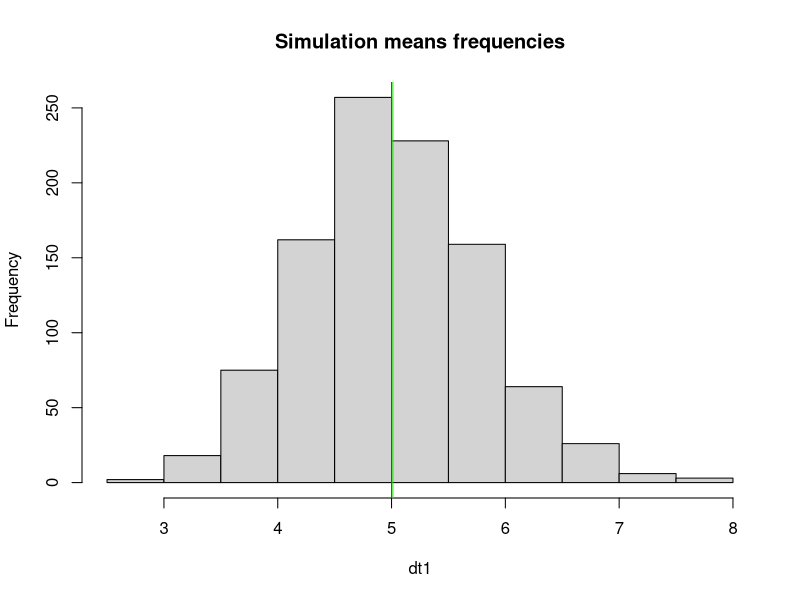
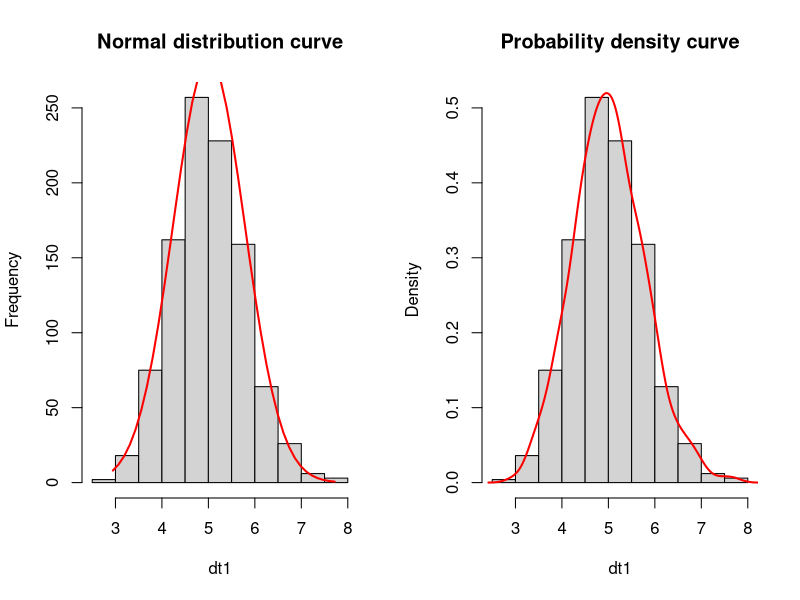

These charts were generated, in order, by the following R code:
## ---- chunk 1
lambda <- 0.2
## ---- chunk 2
set.seed(123)
dt1 <- replicate(1000, mean(rexp(40, lambda)))
class(dt1)
## ---- chunk 3
s_mean <- mean(dt1)
th_mean <- 1/lambda
s_mean
th_mean
## ---- chunk 4
hist(dt1, main = "Simulation means frequencies", col = "lightgray")
abline(v = s_mean, col = "green")
abline(v = th_mean, col = "red")
## ---- chunk 5
s_var <- var(dt1)
th_var <- ((1/lambda)^2)/40
s_var
th_var
## ---- chunk 6
# Add normal distribution line to hist

par(mfrow = c(1, 2))
h2 <- hist(dt1, col="lightgray", main="Normal distribution curve") 
xfit<-seq(min(dt1),max(dt1),length=40) 
yfit<-dnorm(xfit,mean=mean(dt1),sd=sd(dt1)) 
yfit <- yfit*diff(dt1[1:2])*length(dt1) 
lines(xfit, yfit, col="red", lwd=2)

h1 <- hist(dt1, probability = TRUE, col = "lightgray", main = "Probability density curve")
lines(density(dt1), col = "red", lwd = 2)
